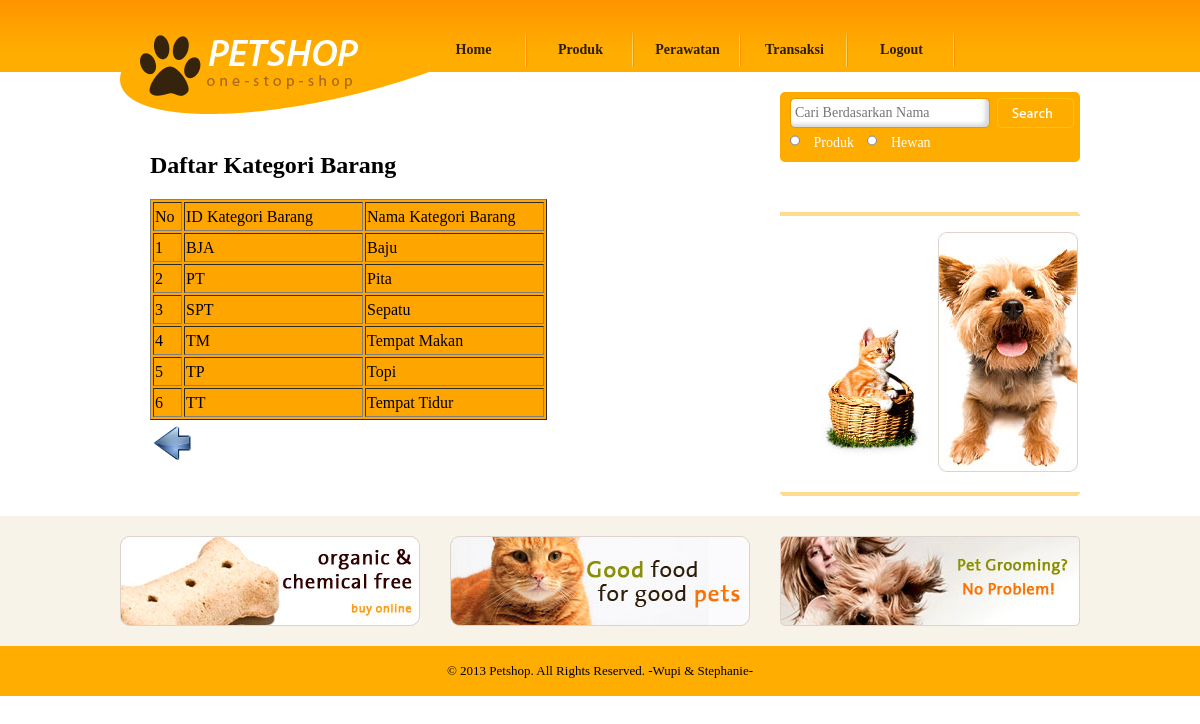
The app's page /PETSHOP/pegawai_lihat_kat_barang.php with its own data.
### tables this page shows
CREATE TABLE `kategori_barang` (
  `id_kategori_barang` char(8) NOT NULL,
  `nama_kategori_barang` varchar(20) DEFAULT NULL,
  PRIMARY KEY (`id_kategori_barang`)
);

### PETSHOP/pegawai_lihat_kat_barang.php (the view, shortened to what this page needs)
<!DOCTYPE html PUBLIC "-//W3C//DTD XHTML 1.0 Transitional//EN" "http://www.w3.org/TR/xhtml1/DTD/xhtml1-transitional.dtd">
<html xmlns="http://www.w3.org/1999/xhtml">
<head>
	<link href="css/style.css" rel="stylesheet" type="text/css" />
</head>
<body>
			<?php include "header_pegawai.php"; ?>
			<div id="body">
			       <div id="content">
				        <div class="content">
							<div class="about">
				<h2>Daftar Kategori Barang</h2>
                <ul>
				<li>
					<form method="post" action="" class="login">
					<table border=1 bgcolor=orange size=100% >
						<?php include "koneksi.php";
							$tampil_kategori=mysql_query("SELECT * from kategori_barang");
							$no=1;
							echo "<tr><td>No</td><td>ID Kategori Barang</td><td>Nama Kategori Barang</td></tr>";
							while($data_kategori=mysql_fetch_array($tampil_kategori))
							{
								echo "<tr>";
								echo "	<td width=25>$no</td>
										<td width=175>$data_kategori[id_kategori_barang]</td>
										<td width=175>$data_kategori[nama_kategori_barang]</td>";
								echo "</tr>";
								$no++;
							}
						?>
					</table>
					<table>
					<table>
	<tr><td colspan=8><a href="pegawai_menu_kat_barang.php"><img src="images/back.png" width=40 height=40 align=right></a></td></tr>
	</table>
					</table>
					</form>
				</li>
				</ul>
							</div>
						</div>
					    <div id="sidebar">
								<?php include "pegawai_cari.php"; ?>
                               <?php include "shoping_guide.php"; ?>
				   <?php include "iklan.php"; ?>
			<div id="footer">
			        <?php include "footer.php"; ?>
			</div>
</body>
</html>

### PETSHOP/css/style.css (style rules this page uses)
body { margin:0; padding:0; background: url("../images/bg-body.gif"); background-repeat:repeat-x; }
#body div#content { width:960px; margin:0 auto; overflow:hidden; background-image:none; height:auto; overflow:hidden; }
#body div#content .content { float:left; width:640px; margin-right:20px; background-image:none; height:auto; overflow:hidden; }
#body #content .content h2 { font-family: "Myriad Pro"; margin: 80px 0 0 30px; }
#body #content .content ul { margin:0; padding:0; list-style-type:none; }
#body #content .content ul li { width:300px; padding:0 10px; margin:0 0 20px 0; float:left; line-height:25px; height:auto; }
#body #content .content ul li a { text-decoration:none; }
#body #content .content ul li img { border:0; float:left; margin-right:10px; }
#body #content .content .about { width:640px; height:auto; overflow:hidden; }
#body #content .content .about h2 { margin:80px 0 0 30px; font-family: "Myriad Pro"; }
#body #content .content .about ul { margin:0; padding:0; list-style-type:none; }
#body #content .content .about ul li { clear:both; width:600px; padding:20px 10px 0 30px; }
#body #content #sidebar { float:left; width:300px; background-image:none; }
#footer { background-color:#310000; background-image:none; }

### records on screen
kategori_barang: id_kategori_barang "BJA", nama_kategori_barang "Baju"
kategori_barang: id_kategori_barang "PT", nama_kategori_barang "Pita"
kategori_barang: id_kategori_barang "SPT", nama_kategori_barang "Sepatu"
kategori_barang: id_kategori_barang "TM", nama_kategori_barang "Tempat Makan"
kategori_barang: id_kategori_barang "TP", nama_kategori_barang "Topi"
kategori_barang: id_kategori_barang "TT", nama_kategori_barang "Tempat Tidur"
